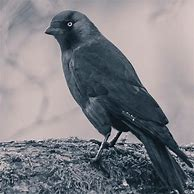
#> input picture bird.jpg, 194 x 194 px
$ python regionfinal.py
#> lines starting #> are read from the running program, lines starting #| are printed output that depends on the picture; after the words box and inside, x2 and y2 are one past the last pixel; in counts of white or black regions, pixels touching at a corner belong together
import cv2
import numpy as np
import matplotlib.pyplot as plt

def segment_image(image_path):
    # Load the image
#> called with image_path = 'bird.jpg'
    imagee = cv2.imread(image_path)
#> imagee is the input picture: shape (194, 194, 3); mean B, G, R 132.9, 127.4, 127.4
    ideal = (512,512)
    image = cv2.resize(imagee, ideal)
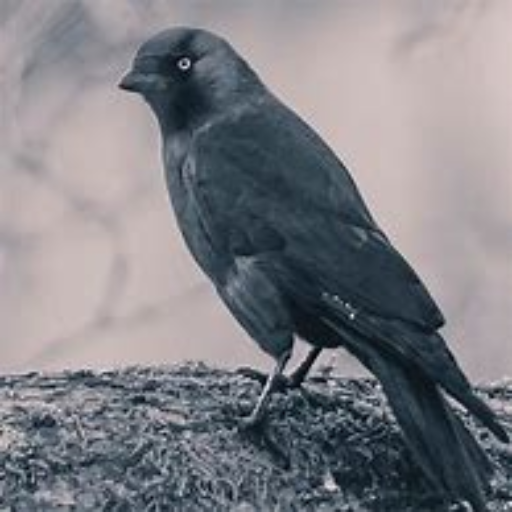
#> image: shape (512, 512, 3); mean B, G, R 132.8, 127.3, 127.3
    mask = np.zeros(image.shape[:2], dtype=np.uint8)

    # Define the bounding box for the region of interest (ROI)
    roi = (50,50, 400, 300)  # Example bounding box coordinates (x, y, width, height)

    # Create an initial mask with probable foreground and background regions
    bgd_model = np.zeros((1, 65), dtype=np.float64)
    fgd_model = np.zeros((1, 65), dtype=np.float64)
    rect = (roi[0], roi[1], roi[0] + roi[2], roi[1] + roi[3])
    cv2.grabCut(image, mask, rect, bgd_model, fgd_model, 5, cv2.GC_INIT_WITH_RECT)

    # Refine the segmentation by iteratively updating the mask
    threshold = 2
    mask = np.where((mask == threshold) | (mask == 0), 0, 1).astype('uint8')  # Convert mask to binary (0 or 1)

    # Calculate the segmentation metrics: IOU and pixel accuracy
    ground_truth_mask = np.zeros(image.shape[:2], dtype=np.uint8)
    # Define the ground truth mask for evaluation (manually or from annotated data)
    # Set pixels inside the region of interest as foreground (1) and outside as background (0)
    ground_truth_mask[roi[1]:roi[1] + roi[3], roi[0]:roi[0] + roi[2]] = 1

    intersection = np.logical_and(ground_truth_mask, mask)
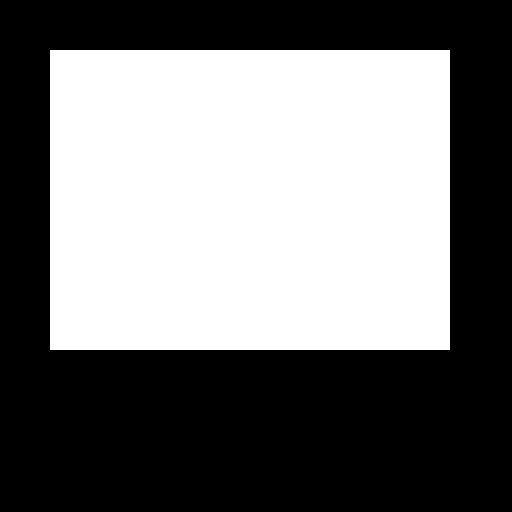
#> ground_truth_mask: shape (512, 512); values 0 (black) and 1 (white), 45.8% white; 1 white region, box (x1, y1, x2, y2) and area: (50, 50, 450, 350) 120000
    union = np.logical_or(ground_truth_mask, mask)
    iou = np.sum(intersection) / np.sum(union)
#> iou = 0.417
    pixel_accuracy = np.mean(ground_truth_mask == mask) * 100
#> pixel_accuracy = 72
    inteq=np.sum(intersection)
#> inteq = 52479
    intew=np.sum(union)
#> intew = 125887
    # Save the ground truth mask matrix to a text file
    np.savetxt('ground_truth_mask.txt', ground_truth_mask, fmt='%d')
    np.savetxt('Segmented_mask.txt', mask, fmt='%d')
    # Display the original image, segmented image, and ground truth mask
    fig, axes = plt.subplots(1, 3, figsize=(12, 4))
    axes[0].imshow(cv2.cvtColor(image, cv2.COLOR_BGR2RGB))
    axes[0].set_title('Original Image')
    axes[0].axis('off')

    axes[1].imshow(mask * 255, cmap='gray')
    axes[1].set_title('Segmented Image')
    axes[1].axis('off')

    axes[2].imshow(ground_truth_mask * 255, cmap='gray')
    axes[2].set_title('Ground Truth Mask')
    axes[2].axis('off')

    plt.tight_layout()
    plt.show()
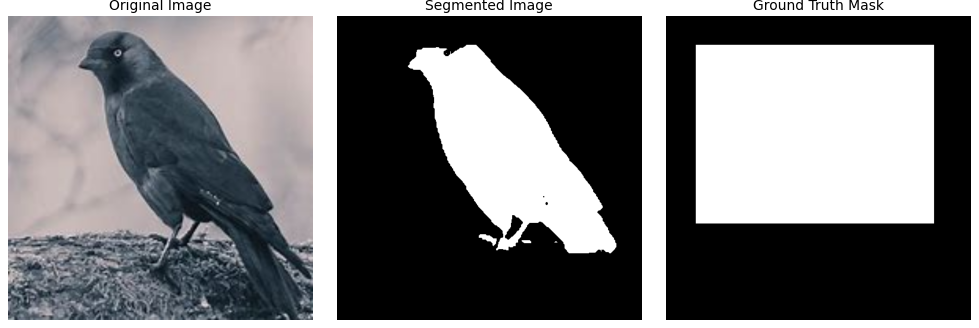
#> figure drawn by matplotlib, 3 panels

    print("IOU: {:.2f}".format(iou))
#| IOU: 0.42
    print("Pixel Accuracy: {:.2f}%".format(pixel_accuracy))
#| Pixel Accuracy: 72.00%
    print("Intersection sum: {:.2f}".format(inteq))
#| Intersection sum: 52479.00
    print("Union sum: {:.2f}".format(intew))
#| Union sum: 125887.00


# Provide the path to your image
image_path = "bird.jpg"

# Call the segmentation function
segment_image(image_path)

$ run again, with tiger.jpg copied over bird.jpg
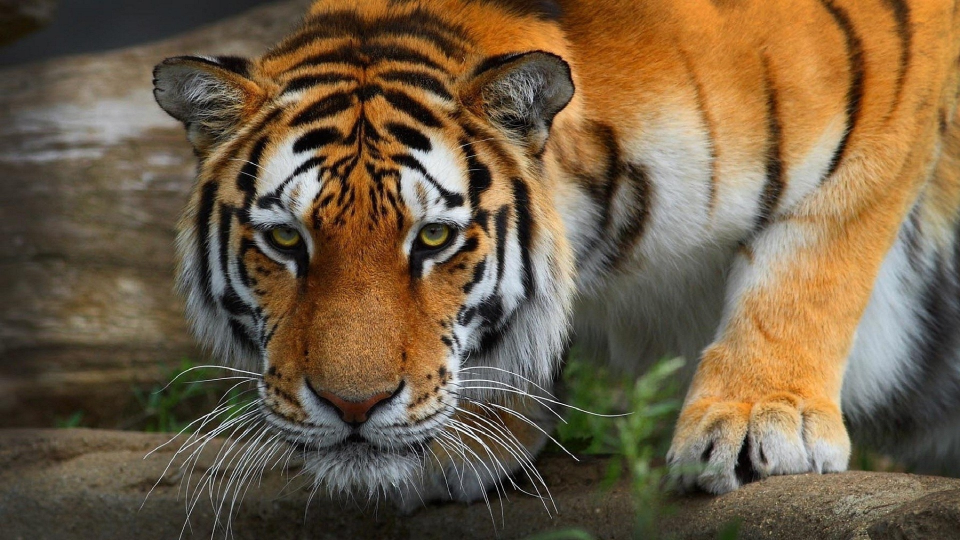
#> input picture tiger.jpg, 1920 x 1080 px (shown at 1/2 size)
#> in segment_image, imagee is the input picture: shape (1080, 1920, 3); mean B, G, R 68.6, 93.9, 113.5
#> in segment_image, `image = cv2.resize(imagee, ideal)`:
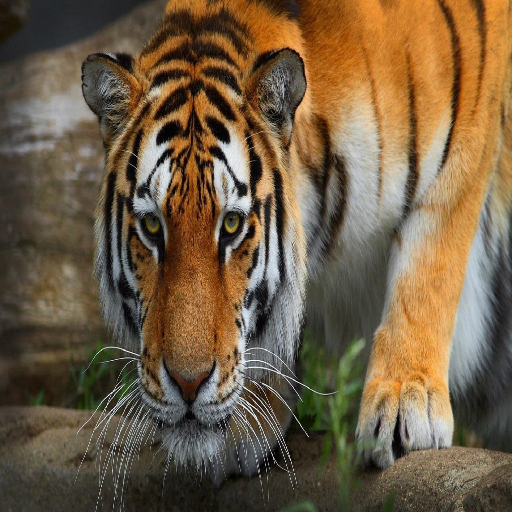
#> image: shape (512, 512, 3); mean B, G, R 68.4, 93.7, 113.4
#> ground_truth_mask: shape (512, 512); values 0 (black) and 1 (white), 45.8% white; 1 white region, box (x1, y1, x2, y2) and area: (50, 50, 450, 350) 120000
#> in segment_image, `plt.show()`:
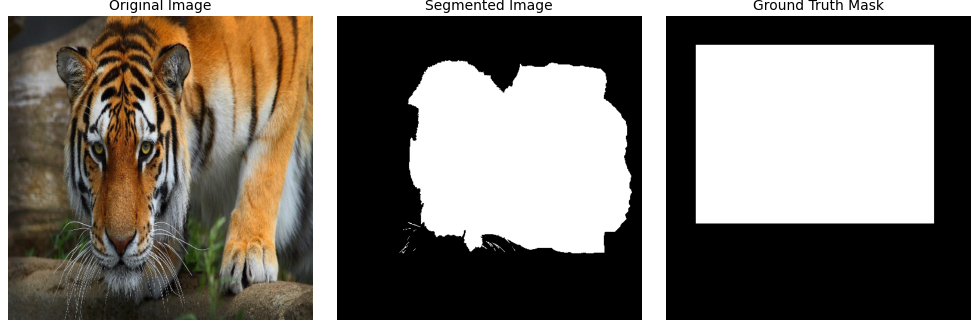
#> figure drawn by matplotlib, 3 panels
#| IOU: 0.60
#| Pixel Accuracy: 78.73%
#| Intersection sum: 82433.00
#| Union sum: 138198.00
